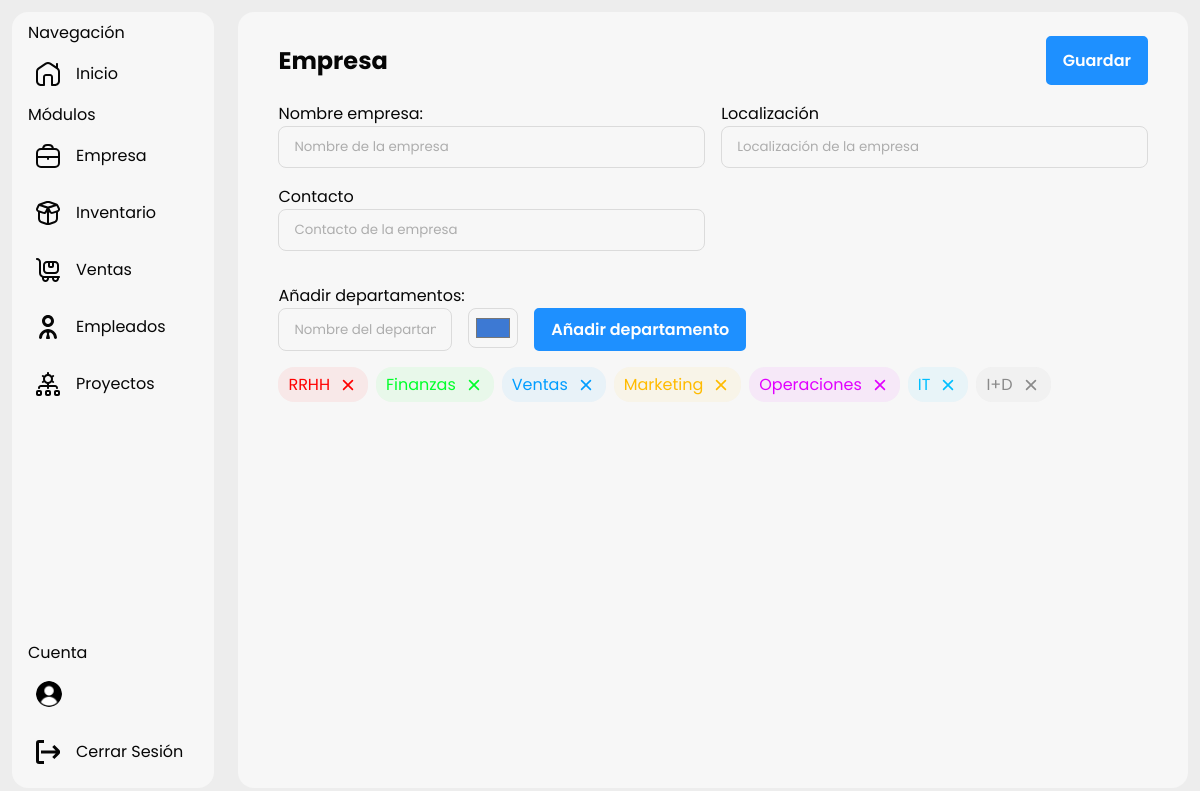
The page /add-department on the database as committed earlier.
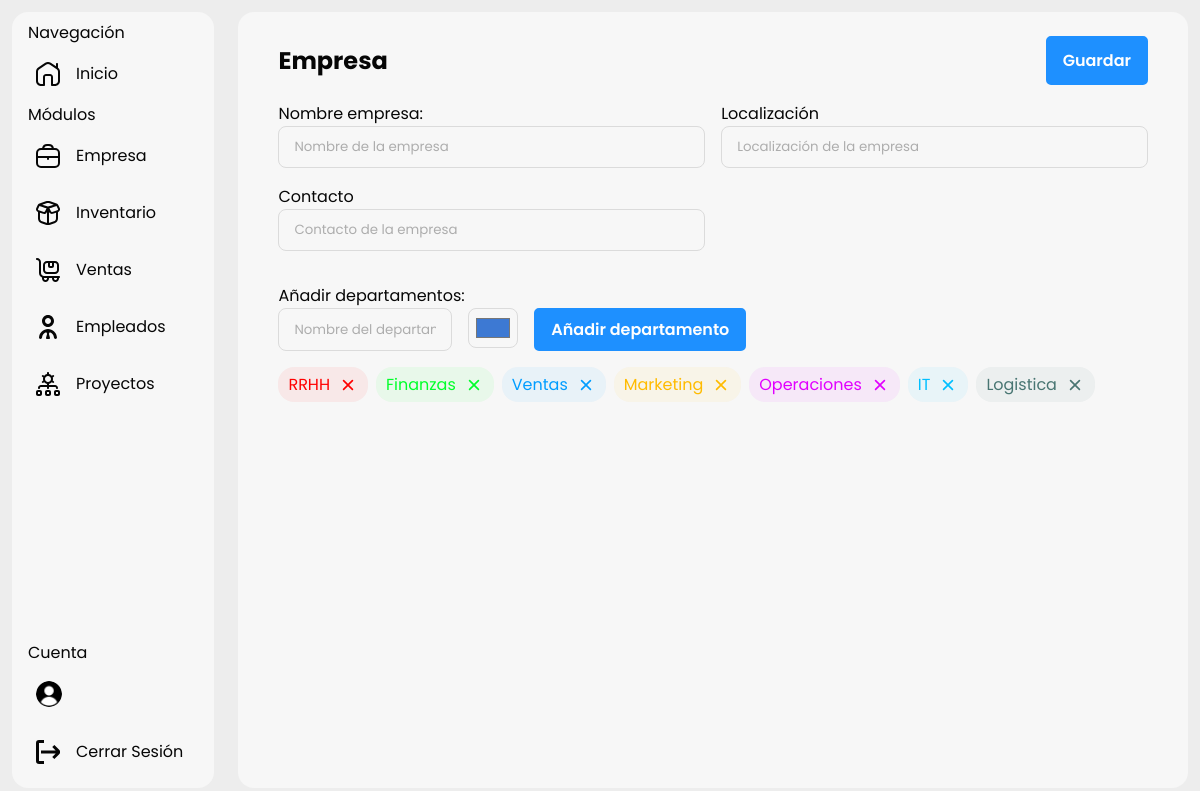
The same page on the database as committed later.
### main.py (models this page shows, shortened)
class Departments(db.Model):
    id = db.Column(db.Integer, primary_key=True)
    name = db.Column(db.String(100), nullable=False)
    color = db.Column(db.String(100), nullable=False)
    created_at = db.Column(db.DateTime, nullable=False, default=datetime.utcnow)

### main.py (the view, shortened to what this page needs)
@app.route("/add-department", methods=["GET", "POST"])
def add_department():
    departments = Departments.query.all()
    return render_template("company.html", departments=departments)

### templates/company.html (shortened to what this page needs)
{% extends "base.html" %} {% block title %}Empresa{% endblock %}{% block content
%} {% include "sidebar.html" %}
<link
  rel="stylesheet"
  href="{{url_for('static', filename = 'style/company.css')}}"
/>
<section>
  <form method="post" action="/modify-company" id="form_company">
    <header>
      <h1>Empresa</h1>
      <input type="submit" value="Guardar" />
    </header>
    <div>
      <label for="">Nombre empresa:</label>
      <input type="text" required placeholder="Nombre de la empresa" />
    </div>
    <div>
      <label for="">Localización</label>
      <input type="text" required placeholder="Localización de la empresa" />
    </div>
    <div>
      <label for="">Contacto</label>
      <input type="text" required placeholder="Contacto de la empresa" />
    </div>
  </form>
  <form method="post" action="/add-department" id="form_departments">
    <label for="">Añadir departamentos:</label>
    <div>
      <input
        type="text"
        name="name_department"
        placeholder="Nombre del departamento"
        required
      />
      <input type="color" name="color_department" id="" value="#3d79d3" />
      <input type="submit" value="Añadir departamento" />
    </div>
  </form>
  <div class="container_departments">
    {% for department in departments %}
    <span
      style="color: {{department.color}}; background-color: {{department.color}}10;"
      >{{department.name}}
      <form
        action="{{ url_for('delete_department', department_id=department.id) }}"
        method="post"
      >
        <button type="submit">
          <svg
            xmlns="http://www.w3.org/2000/svg"
            id="Outline"
            viewBox="0 0 24 24"
            fill="{{department.color}}"
            width="20"
            height="20"
          >
            <path
              d="M18,6h0a1,1,0,0,0-1.414,0L12,10.586,7.414,6A1,1,0,0,0,6,6H6A1,1,0,0,0,6,7.414L10.586,12,6,16.586A1,1,0,0,0,6,18H6a1,1,0,0,0,1.414,0L12,13.414,16.586,18A1,1,0,0,0,18,18h0a1,1,0,0,0,0-1.414L13.414,12,18,7.414A1,1,0,0,0,18,6Z"
            />
          </svg>
        </button>
      </form>
    </span>
    {% endfor %}
  </div>
</section>
{% endblock %}

### templates/base.html (shortened to what this page needs)
<!DOCTYPE html>
<html lang="en">
  <head>
    <link
      rel="stylesheet"
      href="{{url_for('static', filename = 'style/global.css')}}"
    />
  </head>
  <body>
    {% block content %}{% endblock %}
  </body>
</html>

### templates/sidebar.html (shortened to what this page needs)
{% block navbar %}
<nav class="sidebar">
  <div class="top">
    <p>Navegación</p>
    <a href="{{ url_for('landing_page') }}"
      ><?xml version="1.0" encoding="UTF-8"?>
      Inicio</a
    >
    <p>Módulos</p>
    <a href="{{ url_for('company') }}">
      Empresa</a
    >
    <a href="{{ url_for('inventory') }}">
      Inventario</a
    >
    <a href="{{ url_for('sales') }}">
      Ventas</a
    >
    <a href="{{ url_for('employees') }}">
      Empleados</a
    >
    <a href="">
      Proyectos</a
    >
  </div>
  <div class="bottom">
    <p>Cuenta</p>
    <div id="container_account">
      <img
        style="width: 26px; height: 26px; border-radius: 100%"
        alt=""
      />
    </div>
    <a href="{{ url_for('logout') }}">
      Cerrar Sesión</a
    >
  </div>
</nav>
{% endblock %}

### static/style/global.css (style rules this page uses)
:root { --primary-font-hover: dodgerblue; color-scheme: light dark; }
* { padding: 0; margin: 0; box-sizing: border-box; font-family: "Poppins", serif; }
body { max-height: 100vh; background-color: light-dark(#ededed, #121212); }
.sidebar { color: light-dark(#060606, #fefefe); display: flex; flex-direction: column; justify-content: space-between; background-color: light-dark(#f7f7f7, #282828); border-radius: 1rem; width: fit-content; width: 250px; margin: 1%; padding: 0.5rem; }
#container_account { display: flex; align-items: center; gap: 10px; padding: 1rem; overflow: hidden; cursor: pointer; }
#container_account img { height: 24px; width: 24px; }
.sidebar p { padding-left: 0.5rem; font-weight: 400; }
.sidebar svg { fill: light-dark(#060606, #fefefe); }
.sidebar a { text-decoration: none; padding: 1rem; display: flex; align-items: center; gap: 1rem; width: 100%; height: fit-content; border-radius: 1rem; color: light-dark(#060606, #fefefe); }

### static/style/company.css (style rules this page uses)
* { color-scheme: light dark; }
::placeholder { color: light-dark(#adadad, #c8c8c8); }
body { display: flex; height: 100svh; }
section { padding: 0.5rem; border-radius: 1rem; width: 99%; color: light-dark(#060606, #fefefe); background-color: light-dark(#f7f7f7, #282828); margin: 1%; }
section header { display: flex; justify-content: space-between; align-items: center; }
section header input { color: #fefefe; background-color: dodgerblue; padding: 10px 15px; border: 2px solid dodgerblue; border-radius: 5px; transition: 0.1s ease; font-weight: 600; font-size: 1rem; }
section #form_company { padding: 1rem 2rem; width: 100%; display: grid; grid-template-columns: repeat(2, 1fr); gap: 1rem; }
section #form_company header { grid-column: span 2 !important; }
section input { outline: none; border-radius: 0.5rem; padding: 10px 15px; border: 1px solid; border-color: light-dark(#dbdbdb, #3f3f3f); background-color: light-dark(#f7f7f7, #3f3f3f); }
section #form_company div { display: flex; flex-direction: column; }
section #form_departments { padding: 1rem 2rem; display: flex; flex-direction: column; }
section #form_departments div { display: flex; gap: 1rem; width: 100%; height: 100%; }
section #form_departments div input:nth-child(1) { width: 20%; }
section #form_departments div input:nth-child(2) { padding: 5px; height: 2.5rem; }
section #form_departments div input:nth-child(3) { color: #fefefe; background-color: dodgerblue; padding: 7px 15px; border: 2px solid dodgerblue; border-radius: 5px; transition: 0.1s ease; font-weight: 600; font-size: 1rem; width: fit-content; }
section .container_departments { display: flex; gap: 0.5rem; margin: 0 2rem; }
section .container_departments span { padding: 5px 10px; border-radius: 1rem; display: flex; align-items: center; gap: 0.5rem; }
section .container_departments span button { background: transparent; border: none; display: flex; align-items: center; cursor: pointer; }

Rows that differ between the two databases and show on the page:
removed Departments: name "I+D"
added Departments: name "Logistica"
